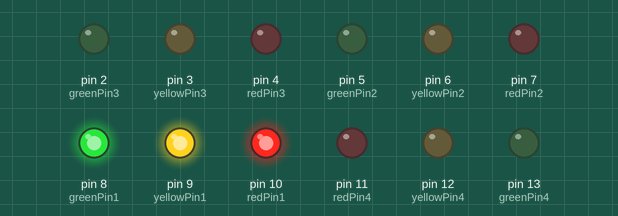
Bench run of a sketch on a simulated Arduino Uno, built with avr-gcc and run on an emulated ATmega328P. Shown: output pins drawn as LEDs (lit = HIGH).

Above: at 0.5 s.
At 1.5 s:
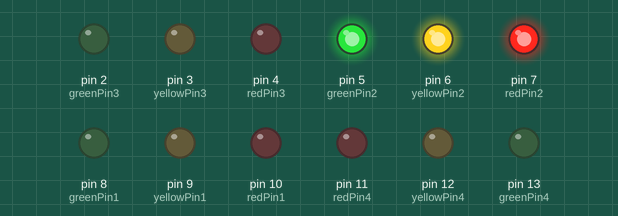
At 2.5 s:
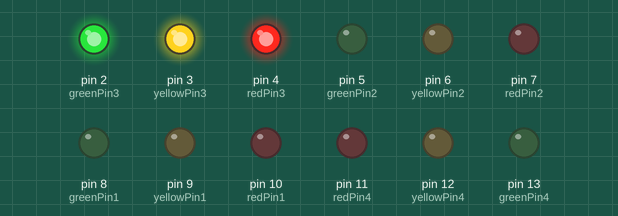
At 3.5 s:
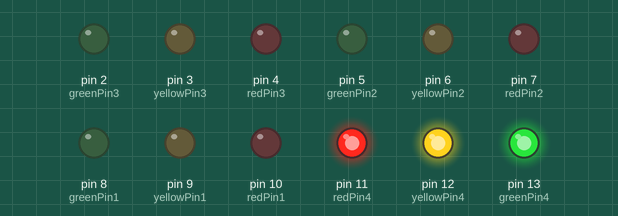
Timing chart, 0 to 5.2 s (numbered marks = the images above):
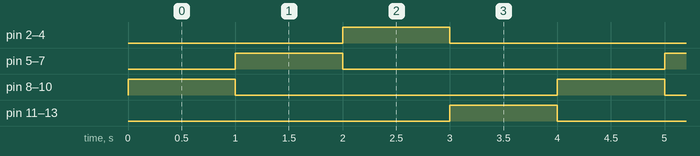

Measured:
- by itself, pin 2 (greenPin3), pin 3 (yellowPin3), pin 4 (redPin3), pin 5 (greenPin2), pin 6 (yellowPin2), pin 7 (redPin2), pin 8 (greenPin1), pin 9 (yellowPin1), pin 10 (redPin1), pin 11 (redPin4), pin 12 (yellowPin4), pin 13 (greenPin4): alternates HIGH for 1.0 s and LOW for 3.0 s
- by itself, everything shown: repeats every 4.0 s, in 5 steps

The sketch:

4trafficlight.ino
```cpp
int redPin1 = 10;
int yellowPin1 = 9;
int greenPin1 = 8;
int redPin2 = 7;
int yellowPin2 = 6;
int greenPin2 = 5;
int redPin3 = 4;
int yellowPin3 = 3;
int greenPin3 = 2;
int redPin4 = 11;
int yellowPin4 = 12;
int greenPin4 = 13;

void setup() {
  pinMode(redPin1, OUTPUT);
  pinMode(yellowPin1, OUTPUT);
  pinMode(greenPin1, OUTPUT);
  pinMode(redPin2, OUTPUT);
  pinMode(yellowPin2, OUTPUT);
  pinMode(greenPin2, OUTPUT);
  pinMode(redPin3, OUTPUT);
  pinMode(yellowPin3, OUTPUT);
  pinMode(greenPin3, OUTPUT);
  pinMode(redPin4, OUTPUT);
  pinMode(yellowPin4, OUTPUT);
  pinMode(greenPin4, OUTPUT);
}

void loop() {
  digitalWrite(redPin1, HIGH);
  digitalWrite(yellowPin1, HIGH);
  digitalWrite(greenPin1, HIGH);
  delay(1000);
  digitalWrite(redPin1, LOW);
  digitalWrite(yellowPin1, LOW);
  digitalWrite(greenPin1, LOW);
  digitalWrite(redPin2, HIGH);
  digitalWrite(yellowPin2, HIGH);
  digitalWrite(greenPin2, HIGH);
  delay(1000);
  digitalWrite(redPin2, LOW);
  digitalWrite(yellowPin2, LOW);
  digitalWrite(greenPin2, LOW);
  digitalWrite(redPin3, HIGH);
  digitalWrite(yellowPin3, HIGH);
  digitalWrite(greenPin3, HIGH);
  delay(1000);
  digitalWrite(redPin3, LOW);
  digitalWrite(yellowPin3, LOW);
  digitalWrite(greenPin3, LOW);
  digitalWrite(redPin4, HIGH);
  digitalWrite(yellowPin4, HIGH);
  digitalWrite(greenPin4, HIGH);
  delay(1000);
  digitalWrite(redPin4, LOW);
  digitalWrite(yellowPin4, LOW);
  digitalWrite(greenPin4, LOW);
}
```
